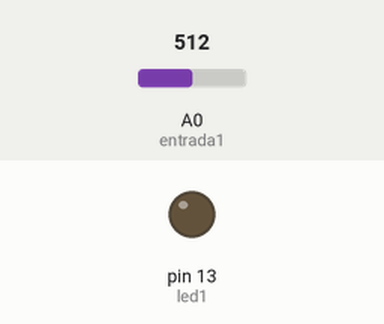
The sketch below on a simulated Arduino Uno, built with avr-gcc and run on an emulated ATmega328P. Parts: output pins drawn as LEDs (lit = HIGH). Dashed ring = blinking. The inputs (shaded band) are chosen by the test bench; at power-on: A0 (entrada1) = 512.

Above: at 1.1 s.
At 2.9 s:
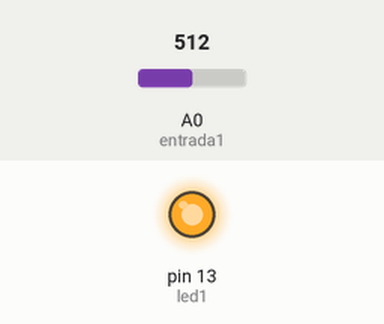
3.0 s: A0 (entrada1) set to 122
6.5 s: A0 (entrada1) set to 0
At 6.95 s:
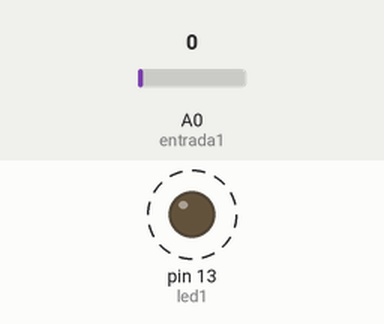
Timing chart, 0 to 16.0 s (numbered marks = the images above; inputs shaded):
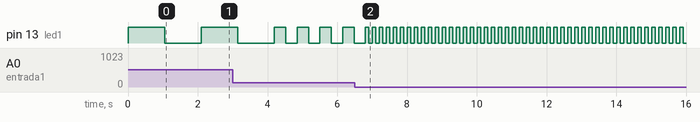

The sketch:

10.ino
```cpp
//Faça um led que piscará com um intervalo correspondente a leitura de uma porta analógica.
//map(valor, minimo_entrada, maximo_entrada, minimo_saida, maximo_saida)

const int entrada1 = A0; // Potenciômetro
const int led1 = 13;     // LED

void setup() {
    pinMode(led1, OUTPUT);
}

void loop() {
    int valorAnalogico = analogRead(entrada1); // Lê o potenciômetro
    int intervalo = map(valorAnalogico, 0, 1023, 100, 2000); // Mapeia o valor para o intervalo de piscar

    digitalWrite(led1, HIGH); // Liga o LED
    delay(intervalo);         // Espera conforme o valor lido
    digitalWrite(led1, LOW);  // Desliga o LED
    delay(intervalo);         // Espera novamente para completar o ciclo
}
```

Measured:
- after the input at 6.5 s, pin 13 (led1): alternates HIGH for 0.10 s and LOW for 0.10 s, starting after 0.41 s
- by itself, pin 13 (led1): repeats every 0.65 s: HIGH 0.33 s, LOW 0.33 s
